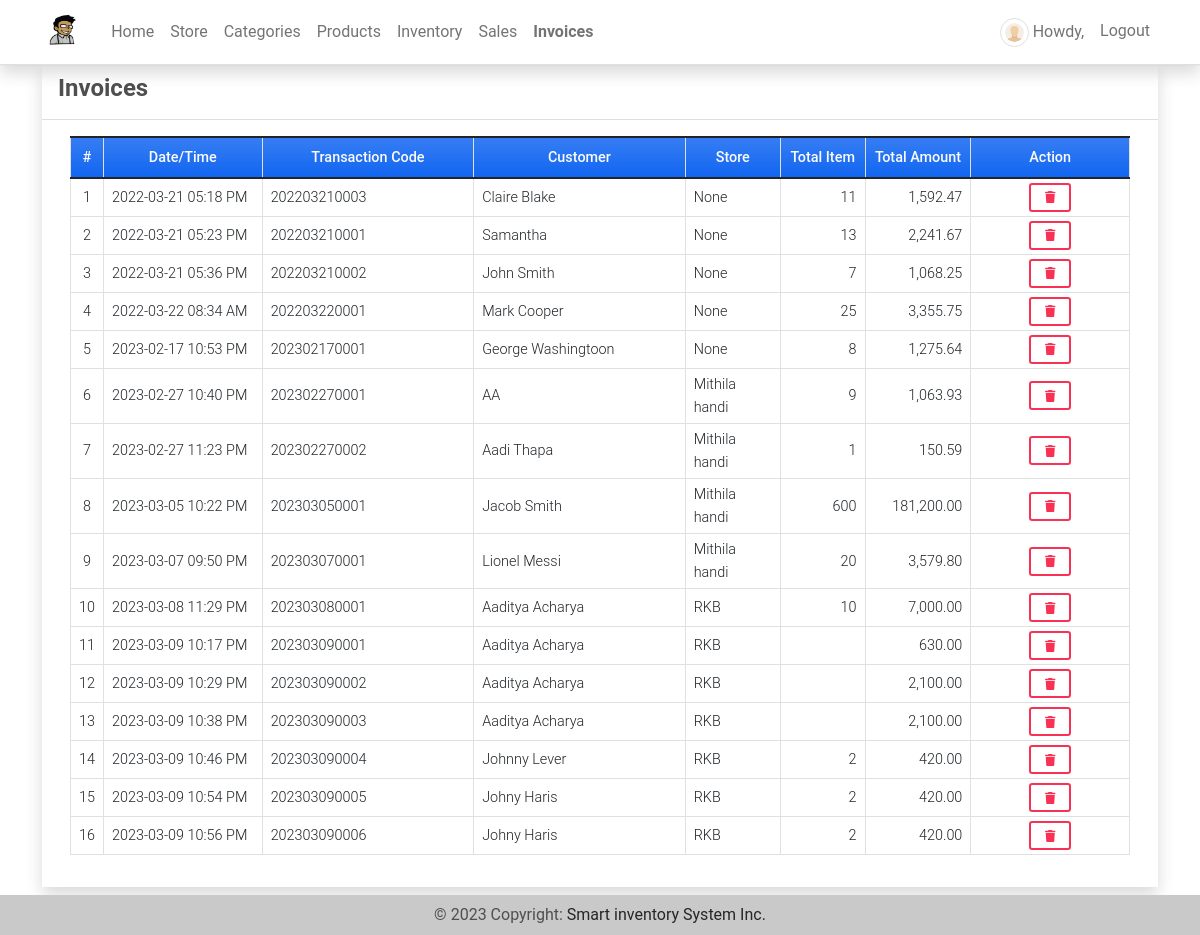
/invoices (signed in), run on the app's committed database.
### imsApp/models.py (models this page shows, shortened)
class Invoice(models.Model):
    transaction = models.CharField(max_length = 250)
    customer = models.CharField(max_length = 250)
    total = models.FloatField(default= 0)
    store = models.ForeignKey(Store, on_delete=models.CASCADE,blank=True, null=True)
    date_created = models.DateTimeField(default=timezone.now)
    date_updated = models.DateTimeField(auto_now=True)
    def item_count(self):
        return Invoice_Item.objects.filter(invoice = self).aggregate(Sum('quantity'))['quantity__sum']

class Store(models.Model):
    name = models.CharField(max_length=250)
    address = models.TextField()
    category = models.ForeignKey(Category, on_delete=models.CASCADE)
    products = models.ManyToManyField(Product, through='StoreProduct')
    date_created = models.DateTimeField(default=timezone.now)
    date_updated = models.DateTimeField(auto_now=True)
    owner = models.OneToOneField(User, default=1,on_delete=models.CASCADE ,blank=True, null=True)
    def __str__(self):
        return self.name

### imsApp/auth.py (the view)
    def wrapper_function(request,*args,**kwargs):
        if request.user.is_superuser:
            return view_function(request,*args,**kwargs)
        else:
            return redirect('home-page')

### imsApp/auth.py (called while the page is built)
def admin_only(view_function):
    def wrapper_function(request,*args,**kwargs):
        if request.user.is_superuser:
            return view_function(request,*args,**kwargs)
        else:
            return redirect('home-page')
    return wrapper_function

### imsApp/views.py (called while the page is built)
@admin_only
@login_required
def invoices(request):
    invoice =  Invoice.objects.all()
    context['page_title'] = 'Invoices'
    context['invoices'] = invoice
    return render(request, 'invoices.html', context)

### imsApp/templates/invoices.html (shortened to what this page needs)
{% extends 'base.html' %} {% load humanize %} {% block pageContent %}
<div class="col-lg-12 col-md-12 col-sm-12 col-xs-12">
    <div class="card card-default rounded-0 shadow ">
        <div class="card-header">
            <div class="d-flex w-100 align-items-center justify-content-between">
                <h4 class="card-title fw-bold">Invoices</h4>
            </div>
        </div>
        <div class="card-body">
            <div class="container-fluid">
                <table class="table table-bordered" id="invoice-list">
                    <colgroup>
                        {% if request.user.is_superuser %}
                        <col width="3%">
                        <col width="15%">
                        <col width="20%">
                        <col width="20%">
                        <col width="9%">
                        <col width="8%">
                        <col width="10%">
                        <col width="15%">
                        {% endif %}
                    </colgroup>
                    <thead>
                        <tr class="bg-gradient bg-primary bg-opacity-50 text-light">
                            {% if request.user.is_superuser %}
                            <th class="px-2 py-2 text-center">#</th>
                            <th class="px-2 py-2 text-center">Date/Time</th>
                            <th class="px-2 py-2 text-center">Transaction Code</th>
                            <th class="px-2 py-2 text-center">Customer</th>
                            <th class="px-2 py-2 text-center">Store</th>
                            <th class="px-2 py-2 text-center">Total Item</th>
                            <th class="px-2 py-2 text-center">Total Amount</th>
                            <th class="px-2 py-2 text-center">Action</th>
                            {% endif %}
                        </tr>
                    </thead>
                    <tbody>
                        {% for invoice in invoices %}
                        <tr>
                            {% if request.user.is_superuser %}
                            <td class="px-2 py-1 align-middle text-center">{{ forloop.counter }}</td>
                            <td class="px-2 py-1 align-middle">{{ invoice.date_created|date:"Y-m-d h:i A" }}</td>
                            <td class="px-2 py-1 align-middle">{{ invoice.transaction }}</td>
                            <td class="px-2 py-1 align-middle">{{ invoice.customer }}</td>
                            <td class="px-2 py-1 align-middle">{{ invoice.store }}</td>
                            <td class="px-2 py-1 align-middle text-end">{{ invoice.item_count|floatformat:0|intcomma }}</td>
                            <td class="px-2 py-1 align-middle text-end">{{ invoice.total|floatformat:2|intcomma }}</td>
                            <td class="px-2 py-1 align-middle text-center">
                                <button class="btn btn-outline-danger btn-sm delete-data" type="button" data-id="{{ invoice.pk }}" title="Delete">
                                    <i class="fa fa-trash"></i>
                                </button>
                            </td>
                            {% endif %}
                        </tr>
                        {% endfor %}
                    </tbody>
                </table>
            </div>
        </div>
    </div>
</div>
{% endblock pageContent %}

### static/assets/default/css/style.css (style rules this page uses)
html, body { height: 100%; width: 100%; max-height: 100%; overflow: auto; display: flex; flex-direction: column; }

### data on the page
Invoice: date_created "2022-03-21 05:18 PM", transaction "202203210003", customer "Claire Blake", store "None", item_count "11", total "1,592.47"
Invoice: date_created "2022-03-21 05:23 PM", transaction "202203210001", customer "Samantha", store "None", item_count "13", total "2,241.67"
Invoice: date_created "2022-03-21 05:36 PM", transaction "202203210002", customer "John Smith", store "None", item_count "7", total "1,068.25"
Invoice: date_created "2022-03-22 08:34 AM", transaction "202203220001", customer "Mark Cooper", store "None", item_count "25", total "3,355.75"
Invoice: date_created "2023-02-17 10:53 PM", transaction "202302170001", customer "George Washingtoon", store "None", item_count "8", total "1,275.64"
Invoice: date_created "2023-02-27 10:40 PM", transaction "202302270001", customer "AA", store "Mithila handi", item_count "9", total "1,063.93"
Invoice: date_created "2023-02-27 11:23 PM", transaction "202302270002", customer "Aadi Thapa", store "Mithila handi", item_count "1", total "150.59"
Invoice: date_created "2023-03-05 10:22 PM", transaction "202303050001", customer "Jacob Smith", store "Mithila handi", item_count "600", total "181,200.00"
Invoice: date_created "2023-03-07 09:50 PM", transaction "202303070001", customer "Lionel Messi", store "Mithila handi", item_count "20", total "3,579.80"
Invoice: date_created "2023-03-08 11:29 PM", transaction "202303080001", customer "Aaditya Acharya", store "RKB", item_count "10", total "7,000.00"
Invoice: date_created "2023-03-09 10:17 PM", transaction "202303090001", customer "Aaditya Acharya", store "RKB", total "630.00"
Invoice: date_created "2023-03-09 10:29 PM", transaction "202303090002", customer "Aaditya Acharya", store "RKB", total "2,100.00"
Invoice: date_created "2023-03-09 10:38 PM", transaction "202303090003", customer "Aaditya Acharya", store "RKB", total "2,100.00"
Invoice: date_created "2023-03-09 10:46 PM", transaction "202303090004", customer "Johnny Lever", store "RKB", item_count "2", total "420.00"
Invoice: date_created "2023-03-09 10:54 PM", transaction "202303090005", customer "Johny Haris", store "RKB", item_count "2", total "420.00"
Invoice: date_created "2023-03-09 10:56 PM", transaction "202303090006", customer "Johny Haris", store "RKB", item_count "2", total "420.00"
